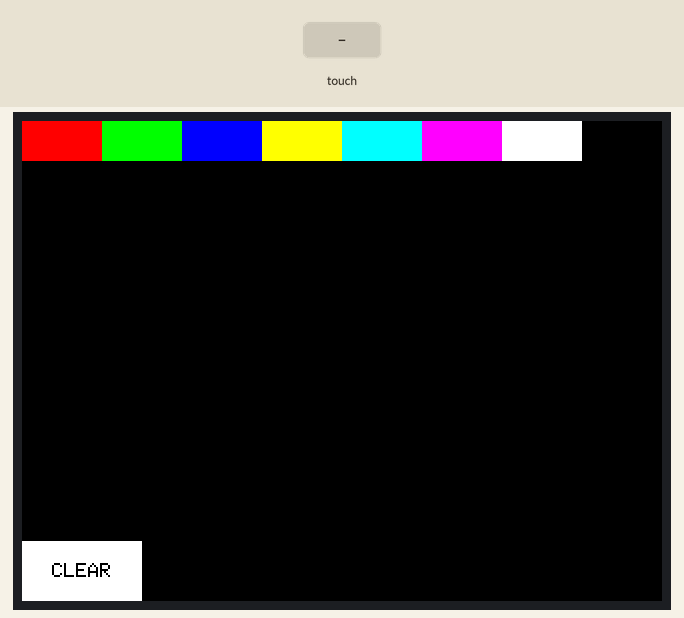
This program was run on a simulated ESP32. Shown: 320×240 colour display. The test bench sets the inputs (shaded band).

Above: at 1.4 s.
1.5 s: touch panel pressed at 13 % / 10 % of its raw x / y range
3.0 s: touch panel pressed at 38 % / 10 % of its raw x / y range
4.5 s: touch panel pressed at 13 % / 90 % of its raw x / y range
Timing chart, 0 to 7.5 s (numbered marks = the images above; inputs shaded):
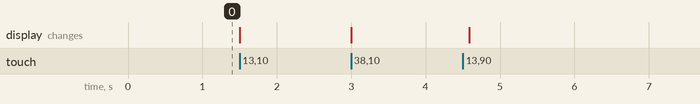

The program:

main.cpp
```cpp
#include <TFT_eSPI.h>
#include <XPT2046_Touchscreen.h>

#define XPT2046_IRQ 36
#define XPT2046_MOSI 32
#define XPT2046_MISO 39
#define XPT2046_CLK 25
#define XPT2046_CS 33

// You might have to change these values depending on your device
#define TS_MINX 135
#define TS_MAXX 3730
#define TS_MINY 220
#define TS_MAXY 3830

#define SCREEN_WIDTH 320
#define SCREEN_HEIGHT 240

SPIClass mySpi(VSPI);
TFT_eSPI tft = TFT_eSPI();
XPT2046_Touchscreen ts(XPT2046_CS, XPT2046_IRQ);

uint16_t colors[] = {TFT_RED, TFT_GREEN, TFT_BLUE, TFT_YELLOW, TFT_CYAN, TFT_MAGENTA, TFT_WHITE, TFT_BLACK};
int currentColorIndex = 0;

#define BUTTON_WIDTH 60
#define BUTTON_HEIGHT 30
#define BUTTON_X 0
#define BUTTON_Y (SCREEN_HEIGHT - BUTTON_HEIGHT)

void setup() {
  Serial.begin(115200);

  // Initialize SPI for touchscreen
  mySpi.begin(XPT2046_CLK, XPT2046_MISO, XPT2046_MOSI, XPT2046_CS);
  ts.begin(mySpi);
  ts.setRotation(1);

  // Initialize TFT
  tft.init();
  tft.setRotation(1);
  tft.fillScreen(TFT_BLACK);

  // Draw color selector boxes
  for (int i = 0; i < 8; i++) {
    tft.fillRect(i * (SCREEN_WIDTH / 8), 0, SCREEN_WIDTH / 8, 20, colors[i]);
  }

  // Draw the "Clear" button
  tft.fillRect(BUTTON_X, BUTTON_Y, BUTTON_WIDTH, BUTTON_HEIGHT, TFT_WHITE);
  tft.setTextColor(TFT_BLACK, TFT_WHITE);
  tft.setTextDatum(MC_DATUM);
  tft.drawString("CLEAR", BUTTON_X + BUTTON_WIDTH / 2, BUTTON_Y + BUTTON_HEIGHT / 2);
}

void loop() {
  TS_Point p;

  if (ts.tirqTouched() && ts.touched()) {
    p = ts.getPoint();
    if (p.z < 380) return;

    // Map touch coordinates to screen dimensions
    int x = map(p.x, TS_MINX, TS_MAXX, 0, SCREEN_WIDTH);
    int y = map(p.y, TS_MINY, TS_MAXY, 0, SCREEN_HEIGHT);

    if (y < 20) {
      // Color selector area
      currentColorIndex = x / (SCREEN_WIDTH / 8);
    } else if (x >= BUTTON_X && x <= BUTTON_X + BUTTON_WIDTH && y >= BUTTON_Y && y <= BUTTON_Y + BUTTON_HEIGHT) {
      // Clear screen button area
      tft.fillScreen(TFT_BLACK);

      // Redraw color selector boxes
      for (int i = 0; i < 8; i++) {
        tft.fillRect(i * (SCREEN_WIDTH / 8), 0, SCREEN_WIDTH / 8, 20, colors[i]);
      }

      // Redraw the "Clear Screen" button
      tft.fillRect(BUTTON_X, BUTTON_Y, BUTTON_WIDTH, BUTTON_HEIGHT, TFT_WHITE);
      tft.setTextColor(TFT_BLACK, TFT_WHITE);
      tft.setTextDatum(MC_DATUM);
      tft.drawString("CLEAR", BUTTON_X + BUTTON_WIDTH / 2, BUTTON_Y + BUTTON_HEIGHT / 2);
    } else {
      // Draw on the screen
      tft.fillCircle(x, y, 3, colors[currentColorIndex]);
    }
  }
}
```
